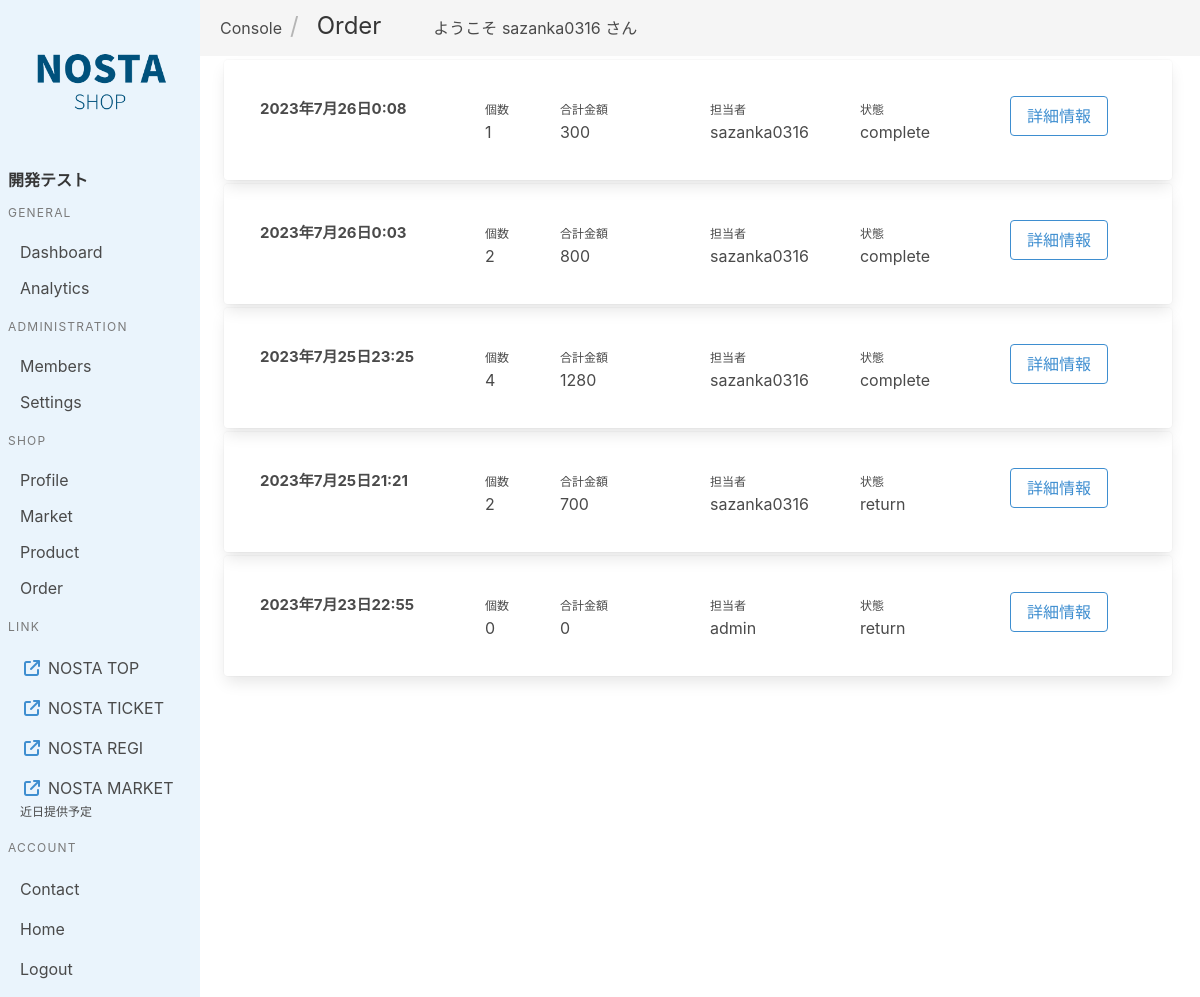
Page /shop/console/order/sys_part_test2 (signed in) on the committed database.
### db/models.py (models this page shows, shortened)
class Shop(models.Model):
    owner = models.ForeignKey(User, on_delete=models.CASCADE)
    grade = models.CharField(max_length=100,default="Lite")
    name = models.CharField(max_length=100)
    code = models.CharField(max_length=100)
    description = models.TextField()
    message = models.CharField(max_length=1000)
    website = models.URLField()
    email_massege = models.CharField(max_length=1000)
    people_min = models.IntegerField()
    people_max = models.IntegerField()
    online_ticket = models.CharField(max_length=10,default="false")
    online_auth = models.CharField(max_length=10,default="false")
    sic = models.CharField(max_length=50)
    category = models.CharField(max_length=50)
    organization = models.CharField(max_length=1000)
    created_at = models.DateTimeField(auto_now_add=True)
    regi_ticket = models.BooleanField()
    regi_post = models.URLField(blank=True)
    is_active = models.BooleanField()

class Order(models.Model):
    user = models.ForeignKey(User, on_delete=models.SET_NULL,null=True)
    shop = models.ForeignKey(Shop, on_delete=models.CASCADE)
    status = models.CharField(max_length=20)
    day = models.CharField(max_length=10)
    created_at = models.DateTimeField(auto_now_add=True)
    finished_at = models.DateTimeField(auto_now=True)
    ticket = models.ForeignKey(Ticket, on_delete=models.CASCADE,null=True)
    number = models.IntegerField()
    total_price = models.IntegerField()
    cs_price = models.IntegerField()
    remaining_price = models.IntegerField()

### shop/views.py (the view)
# urls.py: path('console/order/<str:shopCODE>', views.order, name='order'),
@login_required
def order(request,shopCODE):
    if user_permission_auth(request,shopCODE) == "allow":
        if request.method == "POST":
            order = Order.objects.get(id=request.POST["id"])
            if request.POST["type"] == "get_detail":
                param = {
                    "order":order
                }
                data_detail = render_to_string("shop/console/order_detail_data.html",param)
                return HttpResponse(data_detail)
            elif request.POST["type"] == "get_order_products":
                products = CellProduct.objects.all().filter(order=order)
                param = {
                    "products":products
                }
                data_product = render_to_string("shop/console/order_product.html",param)
                return HttpResponse(data_product)
            elif request.POST["type"] == "post_order_treat":
                if request.POST["method"] == "delete":
                    Order.objects.get(id=request.POST["id"]).delete()
                elif request.POST["method"] == "return":
                    order = Order.objects.get(id=request.POST["id"])
                    order.status = "return"
                    order.save()
                    products = CellProduct.objects.all().filter(order=order)
                    for product in products:
                        product.price = 0
                        product.save()
                return HttpResponse("OK!")
        else:
            shop = Shop.objects.get(code=shopCODE)
            orders = Order.objects.all().filter(shop=shop)
            return render(request, 'shop/console/order.html',{'shop':shop,'orders':orders})
    else:
        return redirect('home')

### shop/views.py (called while the page is built)
def user_permission_auth(request,shopCODE):
    userdomain = request.user.email.split("@")[1]
    shop = Shop.objects.get(code=shopCODE)
    if(shop.owner == request.user) or ((shop.code in userdomain) and UserControl.objects.get(user=request.user).shopconsole == "valid"):
        return "allow"
    else:
        return "reject"

### templates/shop/console/order.html (shortened to what this page needs)
{% extends 'shop/console_base.html' %} {% block content %}
<nav class="navbar has-background-white-ter" role="navigation" aria-label="main navigation">
    <div class="navbar-brand">
        <div class="navbar-item">
            <nav class="breadcrumb" aria-label="breadcrumbs">
                <ul>
                    <li><p class="is-size-6 m-2">Console</p></li>
                    <li class="is-active is-size-4"><a href="#" aria-current="page">Order</a></li>
                </ul>
            </nav>
        </div>
        <p class="navbar-item" style="margin-left: 10px">ようこそ {{ user.username }} さん</p>
    </div>
</nav>
<div class="container is-main">
    <section>
        {% if orders.count == 0 %}
        <section class="hero is-light" style="width: 100%">
            <div class="hero-body">
                <p class="title">一致する商品がありません</p>
            </div>
        </section>
        {% else %} {% for order in orders reversed %}
        <div class="columns card card-content m-1 mr-2">
            <div class="column is-3"><b style="font-size: max(1vw, 15px)">{{ order.created_at }}</b></div>
            <div class="column is-1"><c style="font-size: 12px">個数</c><br />{{ order.number }}</div>
            <div class="column is-2"><c style="font-size: 12px">合計金額</c><br />{{ order.total_price }}</div>
            <div class="column is-2"><c style="font-size: 12px">担当者</c><br />{{ order.user.username }}</div>
            <div class="column is-2"><c style="font-size: 12px">状態</c><br />{{ order.status }}</div>
            <div class="column is-2">
                <div class="columns is-multiline">
                    <div class="column is-12"><a class="button is-outlined is-info js-modal-trigger" data-target="detail" data-id="{{ order.id }}">詳細情報</a></div>
                </div>
            </div>
        </div>
        {% endfor %} {% endif %}
    </section>
</div>
{% endblock %}

### templates/shop/console_base.html (shortened to what this page needs)
{% load static %}
<!DOCTYPE html>
<html lang="ja">
    <head>
        <link rel="stylesheet" href="https://cdn.jsdelivr.net/npm/bulma@0.9.4/css/bulma.min.css" />
        <link rel="stylesheet" href="{% static 'css/console.css' %}" />
        <link href="{% static 'fontawesomefree/css/fontawesome.css' %}" rel="stylesheet" type="text/css" />
        <link href="{% static 'fontawesomefree/css/brands.css' %}" rel="stylesheet" type="text/css" />
        <link href="{% static 'fontawesomefree/css/solid.css' %}" rel="stylesheet" type="text/css" />
        <link rel="stylesheet" href="https://cdn.jsdelivr.net/npm/charts.css/dist/charts.min.css" />
    </head>
    <body>
        <section class="columns is-gapless" style="min-height: 100vh; overflow: auto">
            <section class="column is-2" style="background-color: #eaf4fc">
                <nav class="navbar" role="navigation" aria-label="main navigation" style="background-color: #eaf4fc">
                    <div class="navbar-brand" style="margin: auto; display: block">
                        <img src="{% static 'image/logo_shop.png' %}" class="navbar-item" style="max-height: 10rem" alt="ロゴ" />
                    </div>
                </nav>
                <div class="container is-side sidebar m-2">
                    <aside class="menu">
                        <div style="display: flex; width: 100%; flex-wrap: wrap"><strong>{{ shop.name }}</strong></div>
                        <p class="menu-label">General</p>
                        <ul class="menu-list">
                            <li><a href="{% url 'shop:dashboard' shop.code %}">Dashboard</a></li>
                            <li><a href="{% url 'shop:analytics' shop.code %}">Analytics</a></li>
                        </ul>
                        <p class="menu-label">Administration</p>
                        <ul class="menu-list">
                            <li><a href="{% url 'shop:members' shop.code %}">Members</a></li>
                            <li><a href="{% url 'shop:settings' shop.code %}">Settings</a></li>
                        </ul>
                        <p class="menu-label">SHOP</p>
                        <ul class="menu-list">
                            <li><a href="{% url 'shop:profile' shop.code %}">Profile</a></li>
                            <li><a href="{% url 'shop:market' shop.code %}">Market</a></li>
                            <li><a href="{% url 'shop:product' shop.code %}">Product</a></li>
                            <li><a href="{% url 'shop:order' shop.code %}">Order</a></li>
                        </ul>
                        <p class="menu-label">Link</p>
                        <ul class="menu-list">
                            <li>
                                <a href="{% url 'top:home' %}">
                                    <span class="icon-text">
                                        <span class="icon has-text-info">
                                            <i class="fa-solid fa-arrow-up-right-from-square"></i>
                                        </span>
                                        <span>NOSTA TOP</span>
                                    </span>
                                </a>
                            </li>
                            <li>
                                <a href="{% url 'ticket:dashboard' shop.code %}">
                                    <span class="icon-text">
                                        <span class="icon has-text-info">
                                            <i class="fa-solid fa-arrow-up-right-from-square"></i>
                                        </span>
                                        <span>NOSTA TICKET</span>
                                    </span>
                                </a>
                            </li>
                            <li>
                                <a href="{% url 'regi:index' shop.code %}" target="_blank">
                                    <span class="icon-text">
                                        <span class="icon has-text-info">
                                            <i class="fa-solid fa-arrow-up-right-from-square"></i>
                                        </span>
                                        <span>NOSTA REGI</span>
                                    </span>
                                </a>
                            </li>
                            <li>
                                <a href="">
                                    <span class="icon-text">
                                        <span class="icon has-text-info">
                                            <i class="fa-solid fa-arrow-up-right-from-square"></i>
                                        </span>
                                        <span>NOSTA MARKET</span>
                                    </span>
                                    <p class="help">近日提供予定</p>
                                </a>
                            </li>
                        </ul>
                        <p class="menu-label">ACCOUNT</p>
                        <ul class="menu-list">
                            <li><a class="navbar-item" href="{% url 'top:contact' %}"> Contact </a></li>
                            <li><a class="navbar-item" href="{% url 'home' %}"> Home </a></li>
                            <li><a class="navbar-item" href="{% url 'logout' %}"> Logout </a></li>
                        </ul>
                    </aside>
                </div>
            </section>
            <section class="column is-10" style="overflow-y: hidden; overflow-x: hidden">{% block content %}{% endblock %}</section>
        </section>
    </body>
</html>

### static/css/console.css (style rules this page uses)
.sidebar { color: aliceblue !important; }

### rows in the picture
Shop: name "開発テスト"
Order: created_at "2023年7月26日0:08", number "1", total_price "300", user.username "sazanka0316", status "complete"
Order: created_at "2023年7月26日0:03", number "2", total_price "800", user.username "sazanka0316", status "complete"
Order: created_at "2023年7月25日23:25", number "4", total_price "1280", user.username "sazanka0316", status "complete"
Order: created_at "2023年7月25日21:21", number "2", total_price "700", user.username "sazanka0316", status "return"
Order: created_at "2023年7月23日22:55", number "0", total_price "0", user.username "admin", status "return"

### other values in the picture
{{ user.username }} "sazanka0316"
